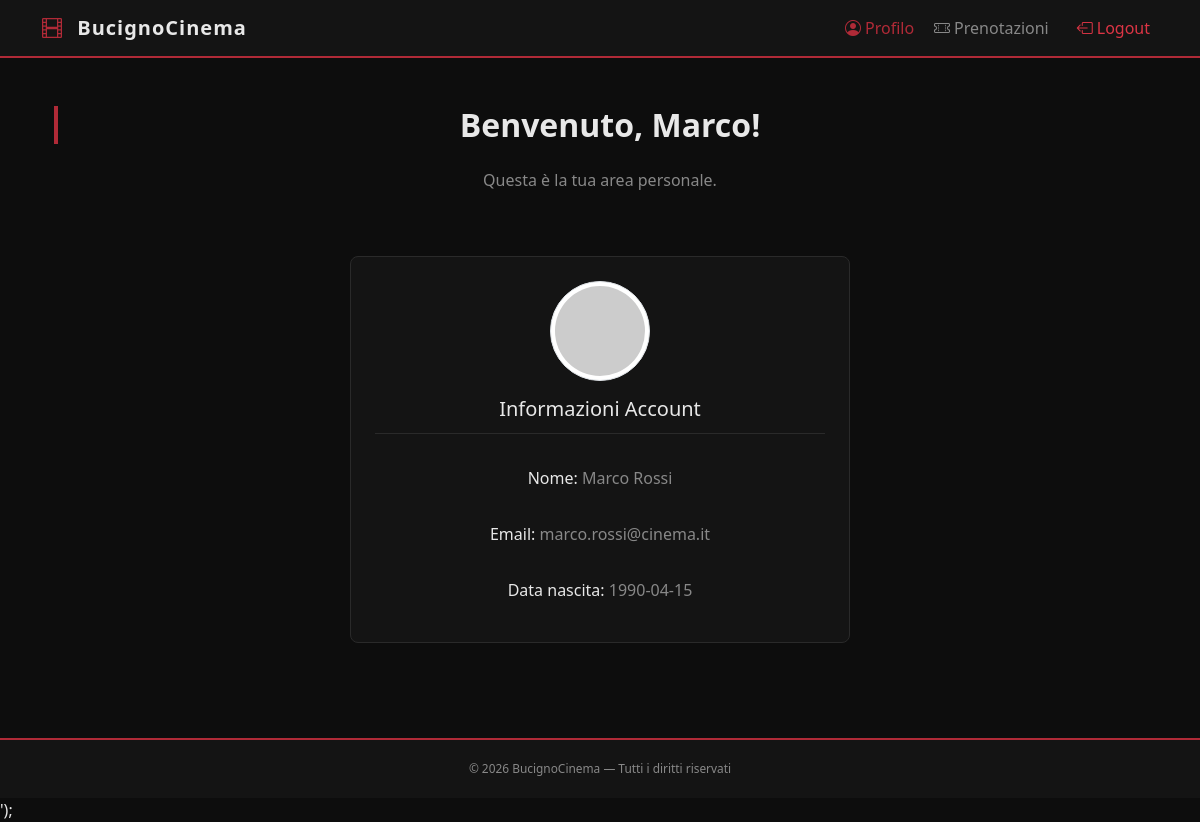
The app's page /user.php (signed in) with its own data.
### tables this page shows
CREATE TABLE `utenti` (
  `id` int(11) NOT NULL,
  `nome` varchar(100) NOT NULL,
  `cognome` varchar(50) DEFAULT NULL,
  `data_nascita` date DEFAULT NULL,
  `email` varchar(150) NOT NULL,
  `password` varchar(255) NOT NULL,
  `password_hash` varchar(255) NOT NULL,
  `ruolo` enum('admin','user') NOT NULL DEFAULT 'user',
  `created_at` datetime DEFAULT current_timestamp(),
  `attivo` enum('true','false') NOT NULL
);

### user.php (the view, shortened to what this page needs)
<?php
require_once __DIR__ . "/config/db.php";
try {
    $stmt = $pdo->prepare("SELECT * FROM utenti WHERE id = :id");
    $stmt->execute([':id' => $_SESSION['user_id']]);
    $user = $stmt->fetch(PDO::FETCH_ASSOC);
} catch (PDOException $e) {
    $message = "Errore nella connessione al database: " . $e->getMessage();
    appLog(50, $message);
    die($message);
}
$title      = 'Area Personale';
$activePage = 'profilo';
$body = "
<div class='container text-white py-4 text-center align-item-center'>
<h2 class='sezione-titolo mb-4'>Benvenuto, " . htmlspecialchars($user['nome'] ?? 'Utente') . "!</h2>
<p style='color:var(--testo-muted);'>Questa è la tua area personale.</p>
<br>
<div style='background-color:var(--grigio-1); border:1px solid var(--grigio-3); border-radius:8px; padding:24px; max-width:500px; margin:24px auto; display:flex; flex-direction:column; align-items:center; gap:16px;'>
    <img src='https://randomuser.me/api/portraits/lego/8.jpg' class='rounded-circle img-thumbnail' alt='Profile Picture' style='width:100px; height:100px;'>
    <h5 style='color:var(--testo); border-bottom:1px solid var(--grigio-3); padding-bottom:12px; margin-bottom:16px; width:100%; text-align:center;'>
        Informazioni Account
    </h5>
    <p style='color:var(--testo-muted); width:100%;'><span style='color:var(--testo);'>Nome:</span> {$user['nome']} {$user['cognome']}</p>
    <p style='color:var(--testo-muted); width:100%;'><span style='color:var(--testo);'>Email:</span> {$user['email']}</p>
    <p style='color:var(--testo-muted); width:100%;'><span style='color:var(--testo);'>Data nascita:</span> " . ($user['data_nascita'] ?? '—') . "</p>
</div>
</div>
";
$template = file_get_contents("inc/user_page.inc.php");
$template = str_replace("{{title}}",  $title,  $template);
$template = str_replace("{{body}}",   $body,   $template);
$voci = ['profilo', 'prenotazioni'];
foreach ($voci as $voce) {
    $template = str_replace("{{active_$voce}}", $activePage === $voce ? 'active' : '', $template);
}
echo $template;

### assets/css/styles.css (style rules this page uses)
:root { --rosso: #b02a37; --rosso-scuro: #6b1520; --rosso-chiaro: #d9424f; --nero: #0d0d0d; --grigio-1: #141414; --grigio-2: #1e1e1e; --grigio-3: #2a2a2a; --testo: #e8e8e8; --testo-muted: #888888; --accento: #2a4a35; }
* { box-sizing: border-box; }
body { background-color: var(--nero); color: var(--testo); font-family: 'Segoe UI', sans-serif; }
.navbar { background-color: var(--grigio-1) !important; border-bottom: 2px solid var(--rosso); }
.navbar-brand { color: var(--testo) !important; letter-spacing: 1px; }
.sezione-titolo { color: var(--testo); font-weight: 700; border-left: 4px solid var(--rosso); padding-left: 16px; margin-bottom: 32px; }
footer { background-color: var(--grigio-1); border-top: 2px solid var(--rosso); padding: 20px; text-align: center; color: var(--testo-muted); font-size: 0.85rem; }
.navbar-nav .nav-link { color: var(--testo-muted); transition: color 0.2s; }
.navbar-nav .nav-link:hover, .navbar-nav .nav-link.active { color: var(--rosso) !important; }

### records on screen
utenti: nome "Marco", cognome "Rossi", email "marco.rossi@cinema.it", data_nascita "1990-04-15"
